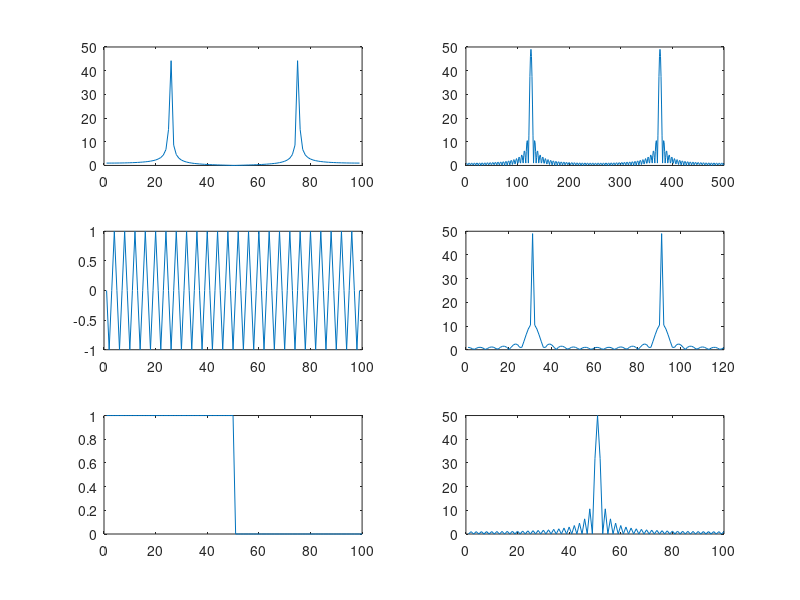

Source code (MATLAB):
clear all ;
close all;


fc = 50;
fs = 200;
Ts =1/fs;
t = [1: 1: 99];

x = cos(2*pi*fc*t*Ts);
%plot(x);
y = abs(fft(x));
z = abs(fft(x,500));
z2 = abs(fft(x,120));
A = trapz(t,y);
a = [ones(1, 50),zeros(1,50)];

b = abs(fftshift(fft(a)));
%print A;
subplot(321);
plot(y);
subplot(322);
plot(z);
subplot(323)
plot(x);
subplot(324);
plot(z2);
subplot(325);
plot(a);
subplot(326);
plot(b);